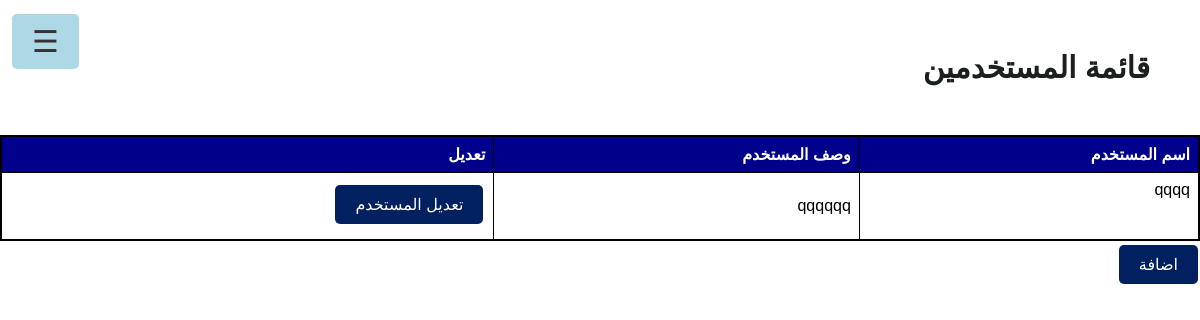
Page /userlist on the earlier database version.
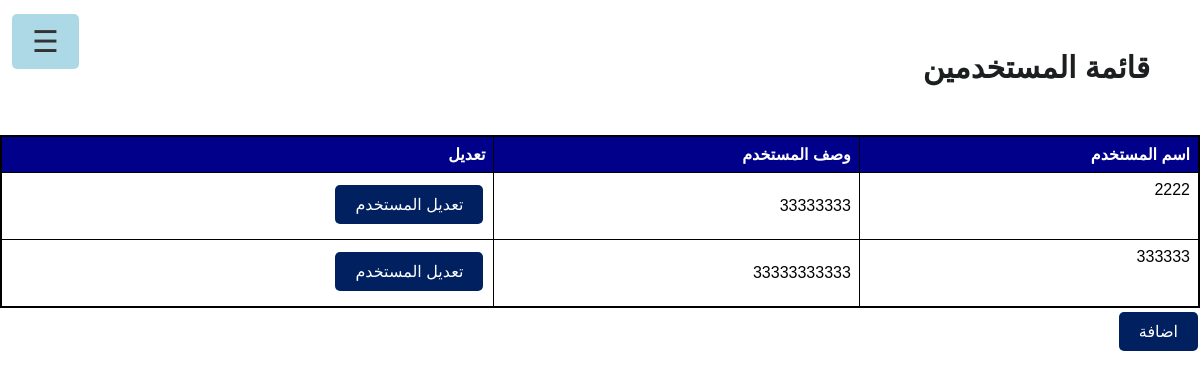
Same page on the later database version.
### app.py (models this page shows)
class User(db.Model):
    id = db.Column(db.Integer, primary_key=True)
    username = db.Column(db.String(100), nullable=False)
    user_description = db.Column(db.Text, nullable=True)
    screens = db.relationship('Screen', secondary='screen_user', backref='users')

### app.py (the view)
@app.route('/userlist')
def userlist():
    users = User.query.all()
    return render_template('userlist.html', users=users)

### templates/userlist.html (shortened to what this page needs)
<!DOCTYPE html>
<html lang="en">
  <head>
    <link rel="stylesheet" href="../static/table.css" />
    <link rel="stylesheet" href="../static/navbar.css" />
  </head>
  <body>
    {% include 'navbar.html' %}
    <h1>قائمة المستخدمين</h1>
    <table>
      <thead>
        <tr>
          <th>اسم المستخدم</th>
          <th>وصف المستخدم</th>
          <th>تعديل</th>
        </tr>
      </thead>
      <tbody>
        {% for user in users %}
        <tr>
          <td>{{ user.username }}</td>
          <td>{{ user.user_description | safe }}</td>
          <td>
            <a href="/edit_user/{{ user.id }}"
              ><button>تعديل المستخدم</button></a
            >
          </td>
        </tr>
        {% endfor %}
      </tbody>
    </table>
    <a href="/users"><button>اضافة</button></a>
    <br /><br />
  </body>
</html>

Differences in the rows shown:
removed User: username "qqqq", user_description "qqqqqq"
added User: username "2222", user_description "33333333"
added User: username "333333", user_description "33333333333"
